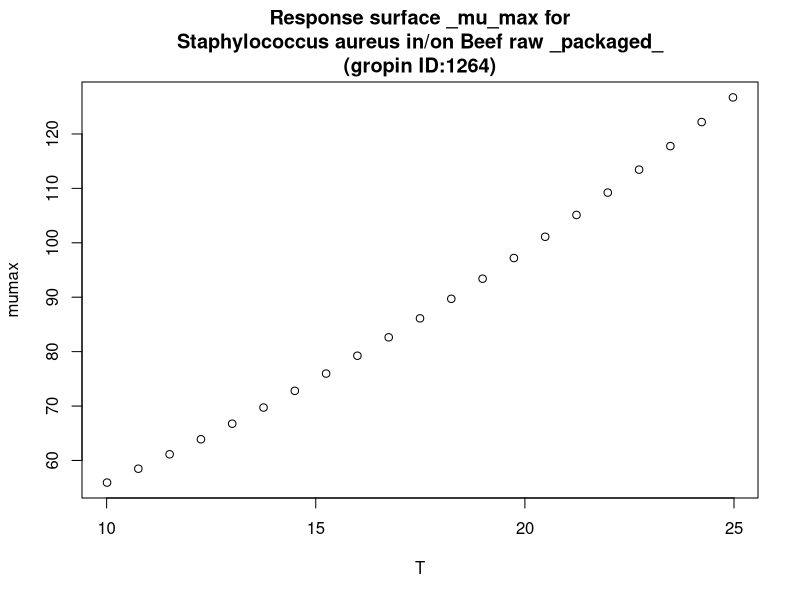

Generate this figure with R:
#############################
# start of Parameter script
#############################
T <- seq(10.01,24.975024975025,length.out=21)
#############################
# end of Parameter script
#############################
############################# 
# start of Model script Gropin ID 1264 
#############################
 
# constant coefficients for this model
 
variables <- data.frame(T)
argumentsPar <- unique.data.frame(expand.grid(variables))
 
# heart of the model
response_surface <- function(T) {
   mumax <-31.85+1.475*T+0.09303*T^2

	return(mumax=mumax)
} 

# output parameters
responseSurface <- cbind(argumentsPar,response_surface(argumentsPar['T']))
colnames(responseSurface) <- c(colnames(argumentsPar),'mumax')
#############################
# End of Model script
#############################
############################# 
# start of Visualisation script Gropin ID 1264 
#############################
titleText <-'Response surface _mu_max for
Staphylococcus aureus in/on Beef raw _packaged_
(gropin ID:1264)'
plot(T,responseSurface$'mumax',xlab='T',
                          ylab='mumax',main=titleText)
#############################
# End of Visualisation script
#############################
